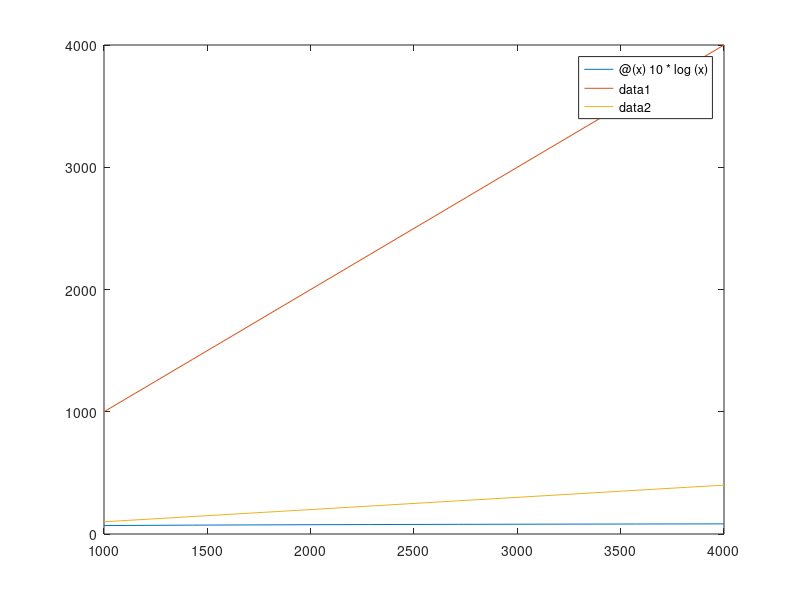

Write MATLAB code to recreate this figure.
%%%%%%%%Energy Simulations
PT = 1; %normalization of the energy
Tp = 0.2;
Eo = PT*Tp;
p = 0.1;
%Etdma = N*Eo;

%Erd = C*10*log(N)*Eo;

%Err = p*N*Eo;
fplot(@(x) 10*log(x), [1000 4000]);
hold on;
fplot(@(x) x, [1000 4000]);
hold on;
fplot(@(x) p*x, [1000 4000]);


